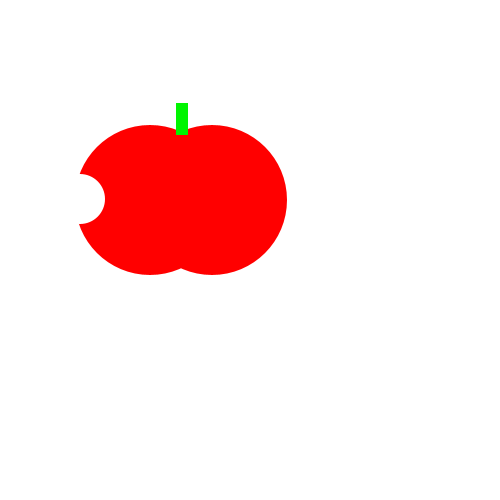
Frame 1 (no input)
Frame 60 (the mouse pressed at the canvas centre just before this capture): identical to frame 1, image omitted
Frame 120 (the mouse held since frame 60 and released just before this capture): identical to frame 1, image omitted

The Processing sketch that drew this single still picture (run headless with seeded random() and noise(); from frame 60 on, the mouse is pressed at the canvas centre):

// Processing sketch: tasty_tomato
// ── tasty_tomato.pde
void setup() {
    size(500, 500);
}
void draw() {
    background(255, 255, 255);
    noStroke();
    fill(255,0,0,255);
    ellipse(150, 200, 150, 150);
    ellipse(212, 200, 150, 150);
    fill(0,245,0,255);
    rect(176, 103, 12, 32);
    fill(255,255,255,255);
    ellipse(80,199, 50,50);
}
